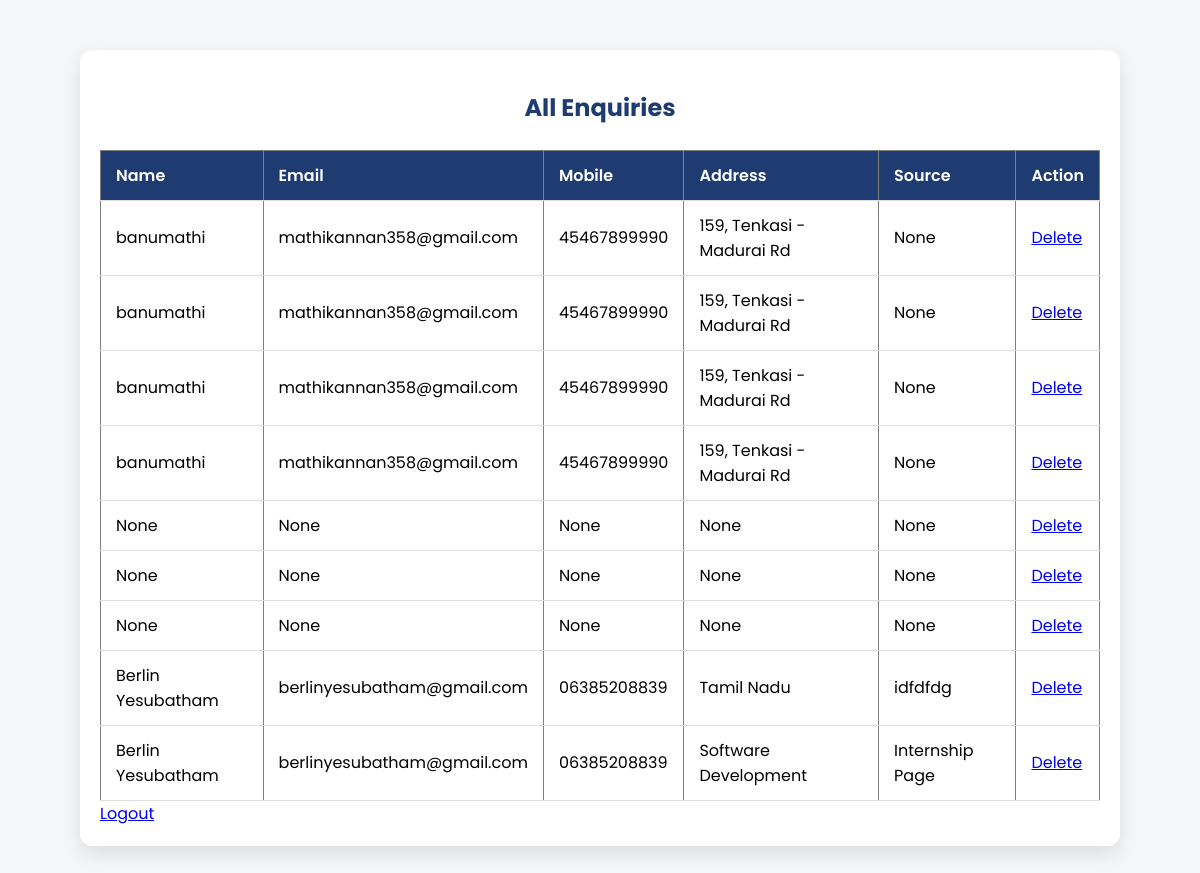
Screenshot of /dashboard (signed in) with the database file from the repository.
### tables this page shows
CREATE TABLE enquiries(
 id INTEGER PRIMARY KEY AUTOINCREMENT,
 name TEXT,
 email TEXT,
 mobile TEXT,
 address TEXT,
 source TEXT
);

### app.py (the view)
@app.route("/dashboard")
def dashboard():
    if "admin" not in session:
        return redirect("/login")
    db = get_db()
    cur = db.cursor()
    cur.execute("SELECT * FROM enquiries")
    data = cur.fetchall()
    db.close()
    return render_template("dashboard.html", data=data)

### app.py (called while the page is built)
def get_db():
    return sqlite3.connect("database.db")

### templates/dashboard.html (shortened to what this page needs)
<!DOCTYPE html>
<html lang="en">
<head>
</head>
<body>
<div class="container">
   <h2>All Enquiries</h2>
<table border="1">
  <tr>
    <th>Name</th>
    <th>Email</th>
    <th>Mobile</th>
    <th>Address</th>
    <th>Source</th>
    <th>Action</th>
  </tr>
  {% for row in data %}
  <tr>
    <td>{{ row[1] }}</td>
    <td>{{ row[2] }}</td>
    <td>{{ row[3] }}</td>
    <td>{{ row[4] }}</td>
    <td>{{ row[5] }}</td>
    <td>
      <a href="/delete/{{ row[0] }}" class="delete-btn" onclick="return confirm('Are you sure you want to delete this enquiry?');">Delete</a>
    </td>
  </tr>
  {% endfor %}
</table>
<a href="/logout">Logout</a>
</div>
</body>
</html>

### templates/dashboard.html (style rules this page uses)
body { font-family: 'Poppins', sans-serif; background: #f4f6f8; margin: 0; padding: 0; }
.container { max-width: 1000px; margin: 50px auto; padding: 20px; background: #fff; border-radius: 12px; box-shadow: 0 8px 20px rgba(0,0,0,0.1); }
h2 { text-align: center; color: #1e3c72; margin-bottom: 25px; }
table { width: 100%; border-collapse: collapse; }
table th, table td { padding: 12px 15px; text-align: left; border-bottom: 1px solid #ddd; }
table th { background: #1e3c72; color: #fff; font-weight: 600; }

### rows the page displays
enquiries: name "banumathi", email "mathikannan358@gmail.com", mobile "45467899990", address "159, Tenkasi - Madurai Rd", row "None"
enquiries: name "banumathi", email "mathikannan358@gmail.com", mobile "45467899990", address "159, Tenkasi - Madurai Rd", row "None"
enquiries: name "banumathi", email "mathikannan358@gmail.com", mobile "45467899990", address "159, Tenkasi - Madurai Rd", row "None"
enquiries: name "banumathi", email "mathikannan358@gmail.com", mobile "45467899990", address "159, Tenkasi - Madurai Rd", row "None"
enquiries: row "None"
enquiries: row "None"
enquiries: row "None"
enquiries: name "Berlin Yesubatham", email "berlinyesubatham@gmail.com", mobile "06385208839", address "Tamil Nadu", source "idfdfdg"
enquiries: name "Berlin Yesubatham", email "berlinyesubatham@gmail.com", mobile "06385208839", address "Software Development", source "Internship Page"
